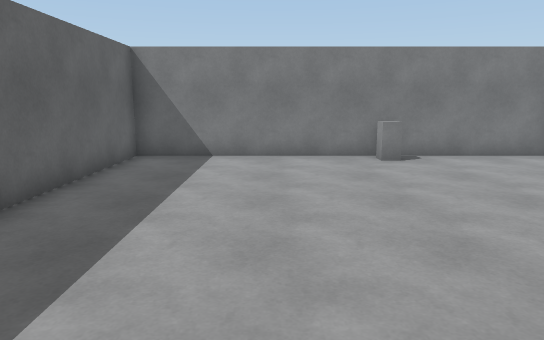
[1] (above)

15 first-person views from a walk through a 3-D level made in the Unity game engine. The camera is 1.5 m above the floor, tilts 10° down and sees 70° across. The floor is counted in squares, 1 m on a side. Each view is taken from the middle of a square. On the plan, view 1 faces up. The plan holds only what a view shows up to about 17 squares ahead; the rest is blank. The player is left out.

[2]
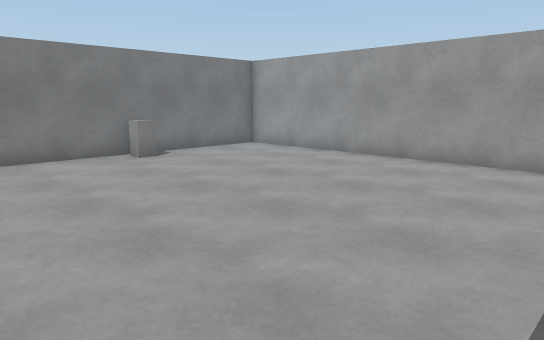

[3]
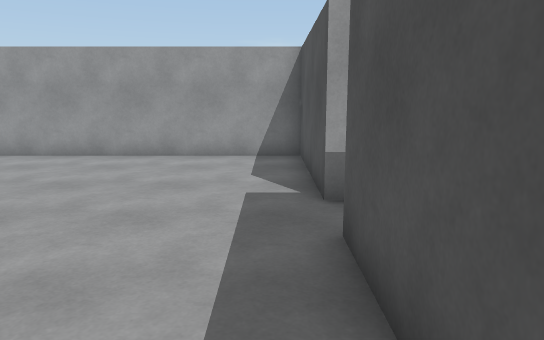

[4]
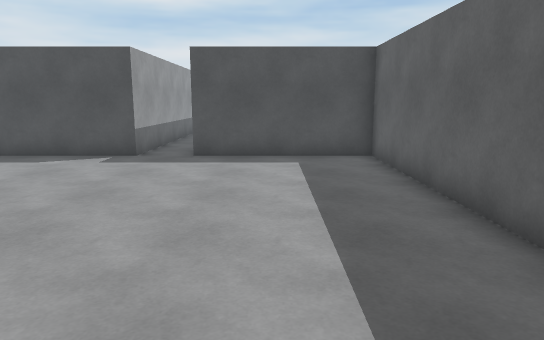

[5]
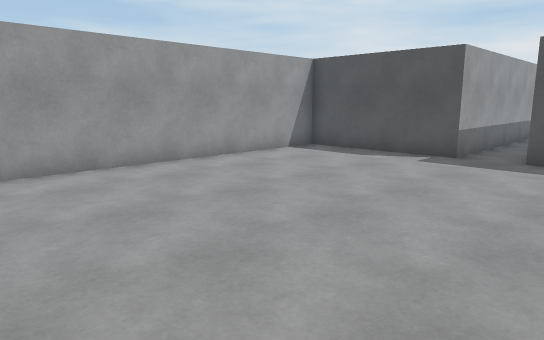

[6]
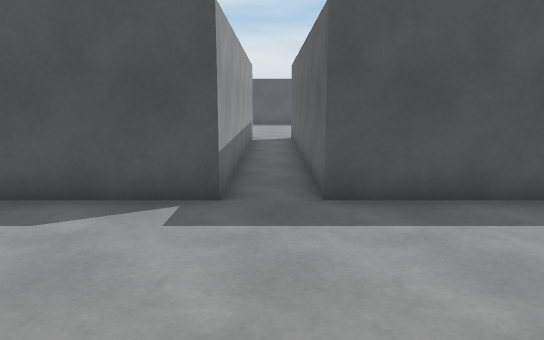

[7]
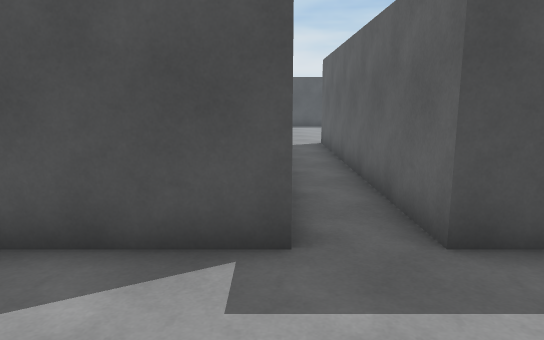

[8]
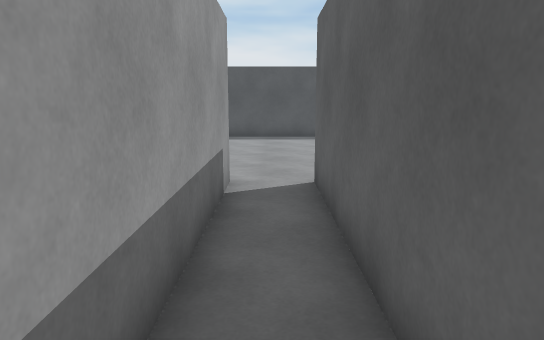

[9]
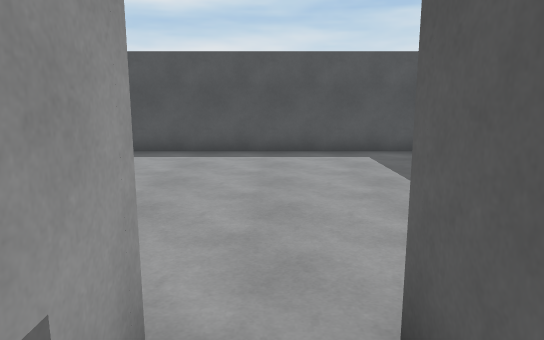

[10]
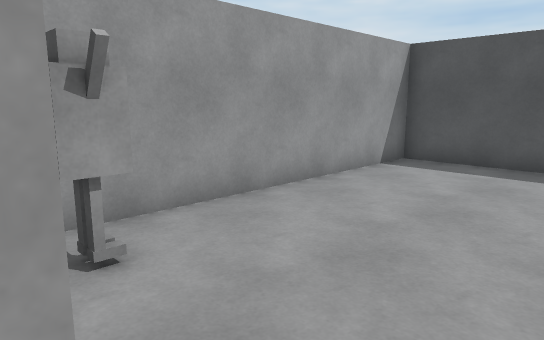

[11]
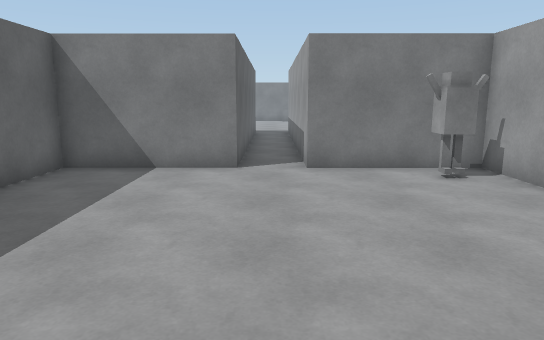

[12]
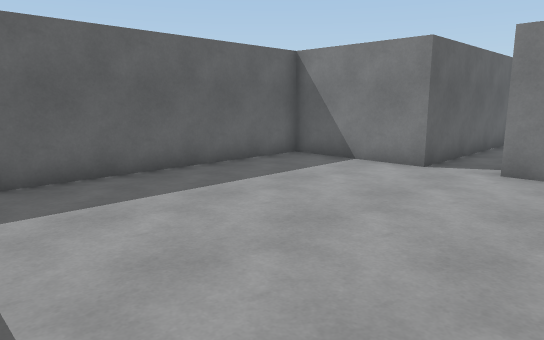

[13]
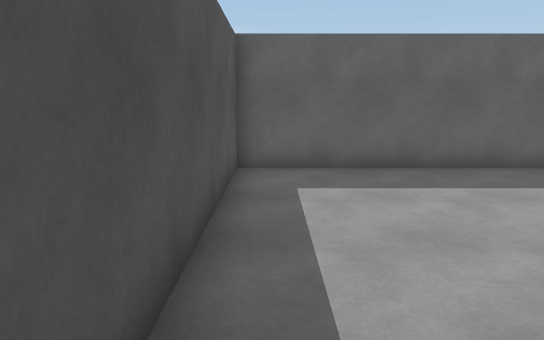

[14]
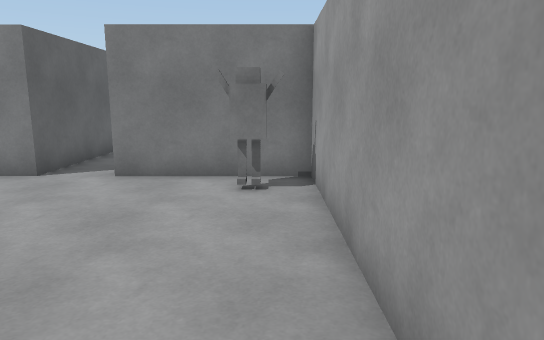

[15]
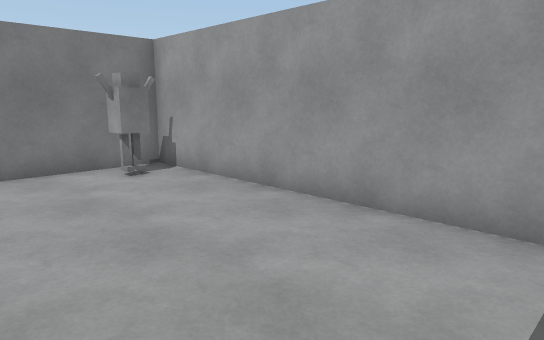

### Floor plan
Ten units are one square. View 1 is at (0, 0); x grows to the right and y downward. Boxes are objects, and circles mark ways between rooms. Rooms are numbered by the first view taken in them; rooms with no view inside come last. Other rooms are left out.
<svg viewBox="-43 -113 126 326">
<path fill="none" stroke="#000" d="M28 112 28 8 78 8 78 -108 -38 -108 -38 8 12 8 12 112M12 112 -28 112 -28 208 68 208 68 112 28 112M60 125 53 125M61 123 53 123 53 119"/>
<rect x="25" y="-105" width="10" height="10" fill="#bbb"><title>other object</title></rect>
<circle cx="20" cy="110" r="3" fill="#2a7"/>
<text x="20" y="-40">1</text>
<text x="20" y="160">2</text>
</svg>
Room 1 opens to room 2.

Where each view was taken, in squares from view 1:
view 1: 0 up, 0 right, facing up
view 2: 0 up, 2 left, facing up-right
view 3: 0 up, 3 left, facing right
view 4: 10 up, 1 left, facing down
view 5: 10 up, 1 left, facing down-right
view 6: 5 up, 2 right, facing down
view 7: 3 up, 3 right, facing down
view 8: 4 down, 2 right, facing down
view 9: 9 down, 2 right, facing down
view 10: 11 down, 2 right, facing down-right
view 11: 20 down, 2 right, facing up
view 12: 20 down, 5 right, facing up-left
view 13: 20 down, 6 right, facing left
view 14: 19 down, 6 right, facing up
view 15: 20 down, 2 right, facing up-right
